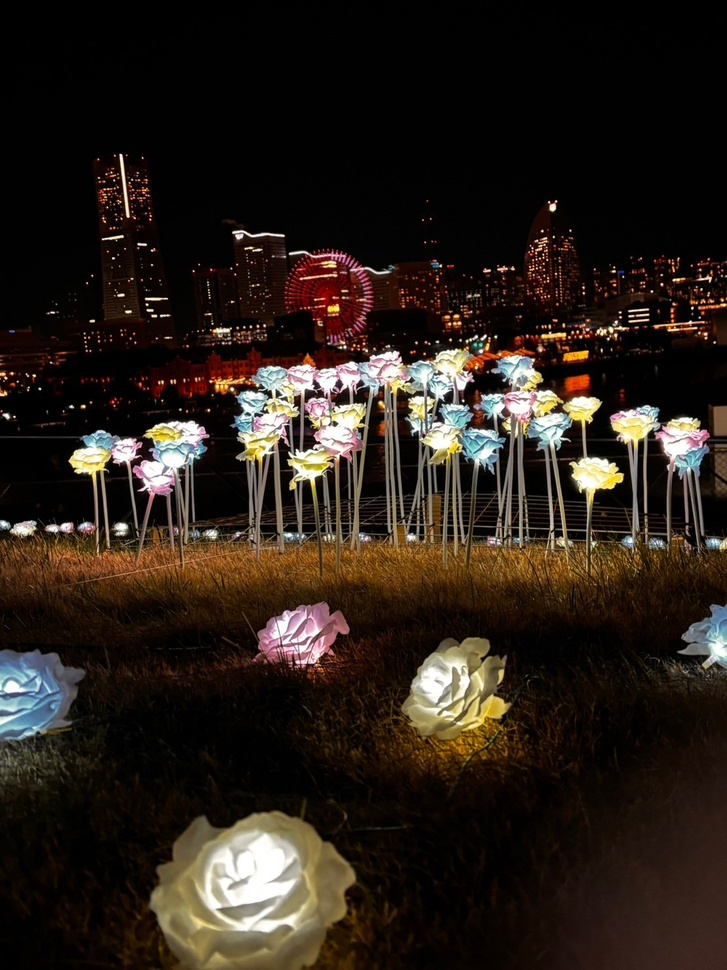
#> input picture img/flower.jpg, 727 x 970 px, shrunk from 1109 x 1479 before the run, found by its file name
$ python template.py
#> lines starting #> are read from the running program, lines starting #| are printed output that depends on the picture
import cv2
import numpy as np
from matplotlib import pyplot as plt

img = cv2.imread('img/flower.jpg',0)
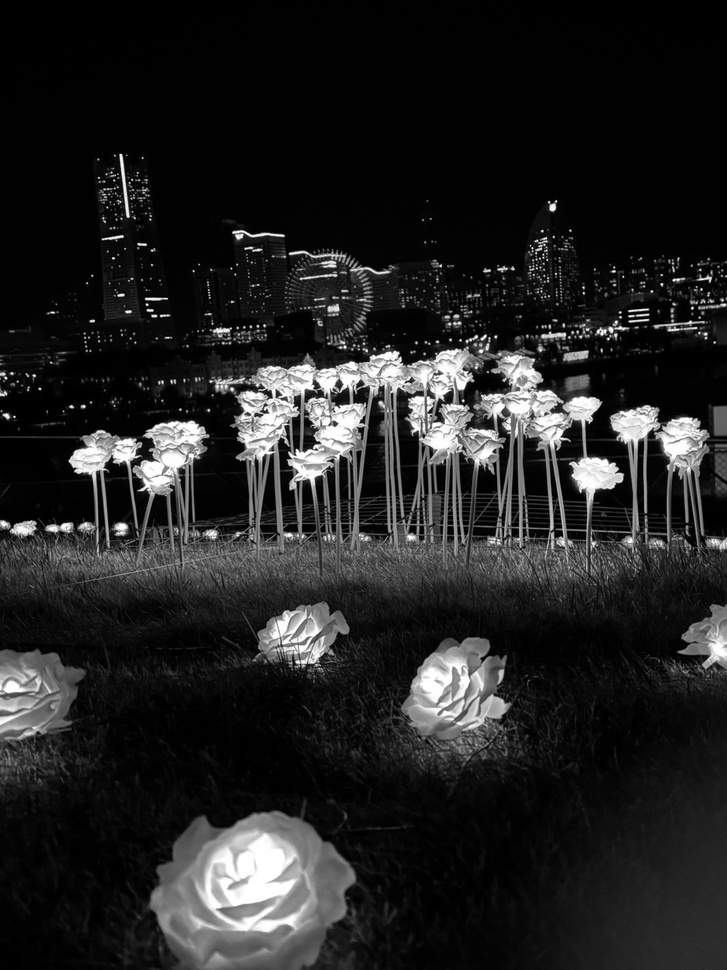
#> img: shape (970, 727); min 0, max 255, mean 34.6
img2 = img.copy()
template = cv2.imread('img/template.jpg',0)
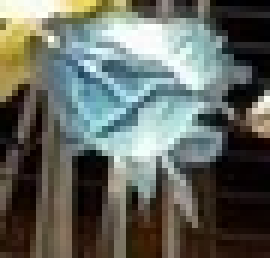
#> input picture img/template.jpg, 45 x 43 px, shrunk from 68 x 66 before the run, found by its file name (shown 6 times larger)
#> template: shape (43, 45); min 0, max 255, mean 101

w,h = template.shape[::-1]
#> w = 45; h = 43

methods = ['cv2.TM_CCOEFF', 'cv2.TM_CCOEFF_NORMED', 'cv2.TM_CCORR',
            'cv2.TM_CCORR_NORMED', 'cv2.TM_SQDIFF', 'cv2.TM_SQDIFF_NORMED']

for meth in methods:
    img = img2.copy()
    method = eval(meth)  # evalがないと文字列を変数として扱えない

    res = cv2.matchTemplate(img, template, method)
    min_val, max_val, min_loc, max_loc = cv2.minMaxLoc(res)

    if method in [cv2.TM_SQDIFF, cv2.TM_SQDIFF_NORMED]:
        top_left = min_loc
    else:
        top_left = max_loc

    bottom_right = (top_left[0] + w, top_left[1] + h)
    # 色と線の太さ
    cv2.rectangle(img, top_left, bottom_right, 255, 2)

    plt.subplot(121),plt.imshow(res,cmap = 'gray')
    plt.title('Matching Result'), plt.xticks([]), plt.yticks([])
    plt.subplot(122),plt.imshow(img,cmap = 'gray')
    plt.title('Detected Point'), plt.xticks([]), plt.yticks([])
    plt.suptitle(meth)

    plt.show()
#> this loop made 6 passes
#> (min_val, max_val, min_loc, top_left, bottom_right) on passes 1 to 4: (-8114415.5, 9000202, (642, 393), (581, 462), (626, 505)), (-0.623, 0.609, (677, 754), (527, 426), (572, 469)), (1067.9, 48755288, (54, 0), (239, 853), (284, 896)), (0.0353, 0.87, (54, 0), (662, 439), (707, 482))
#> (min_val, max_val, max_loc, top_left, bottom_right) on passes 5 to 6: (8542440, 51178584, (238, 852), (308, 895), (353, 938)), (0.295, 1, (0, 0), (662, 443), (707, 486))
#> pass 1, `res = cv2.matchTemplate(img, template, method)`:
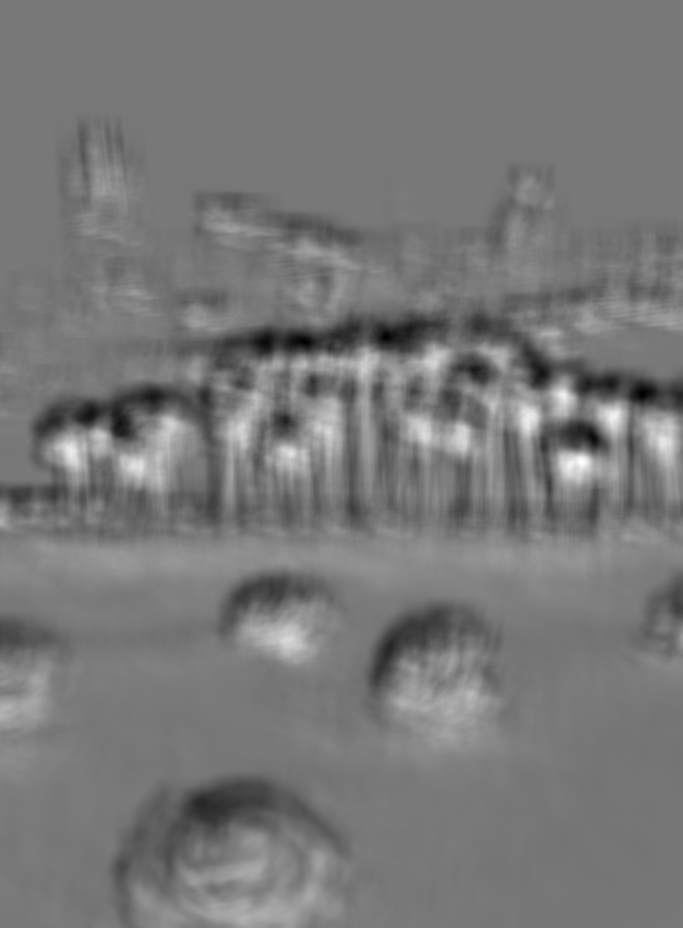
#> res: shape (928, 683) float32; min -8114415.5, max 9000202, mean -34549.9; drawn with min black and max white
#> pass 1, `plt.show()`:
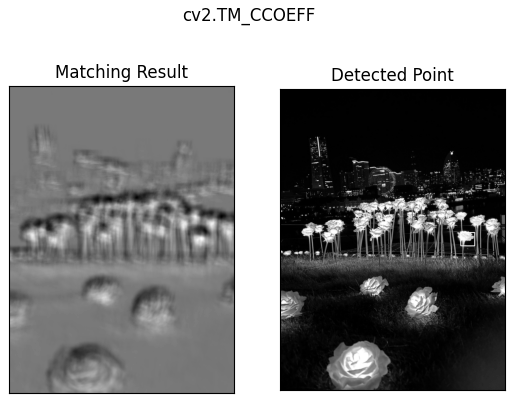
#> figure drawn by matplotlib, 2 panels
#> pass 2, `res = cv2.matchTemplate(img, template, method)`:
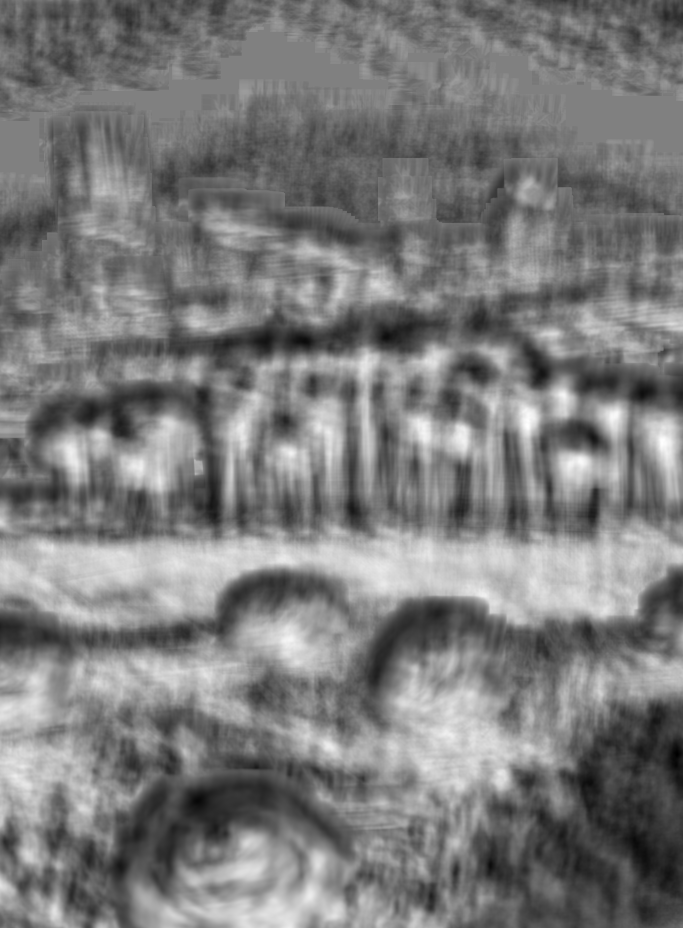
#> res: shape (928, 683) float32; min -0.623, max 0.609, mean -0.0256; drawn with min black and max white
#> pass 3, `res = cv2.matchTemplate(img, template, method)`:
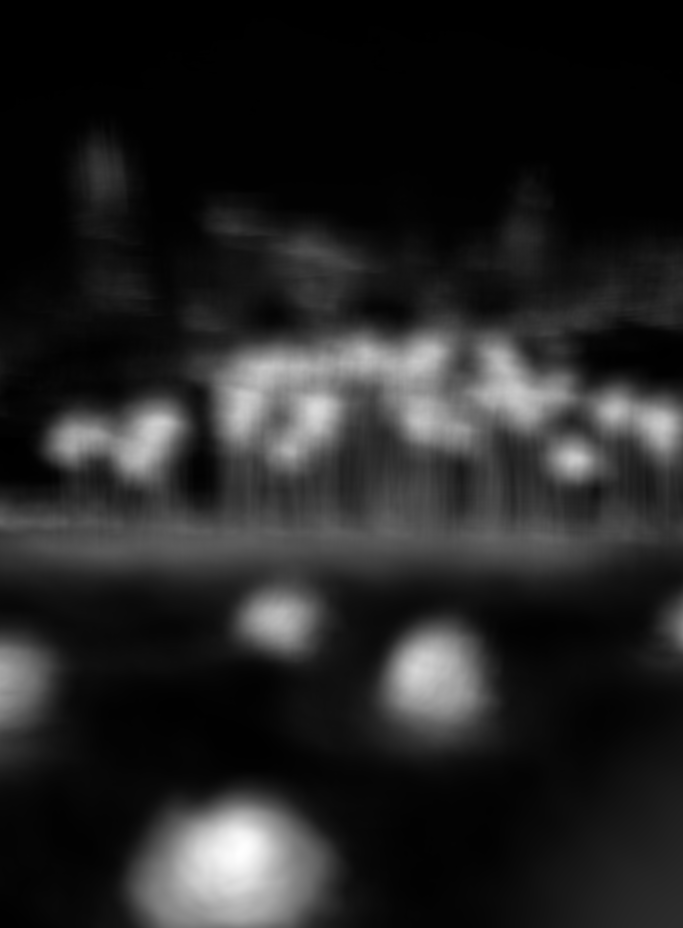
#> res: shape (928, 683) float32; min 1067.9, max 48755288, mean 6966116; drawn with min black and max white
#> after the loop:
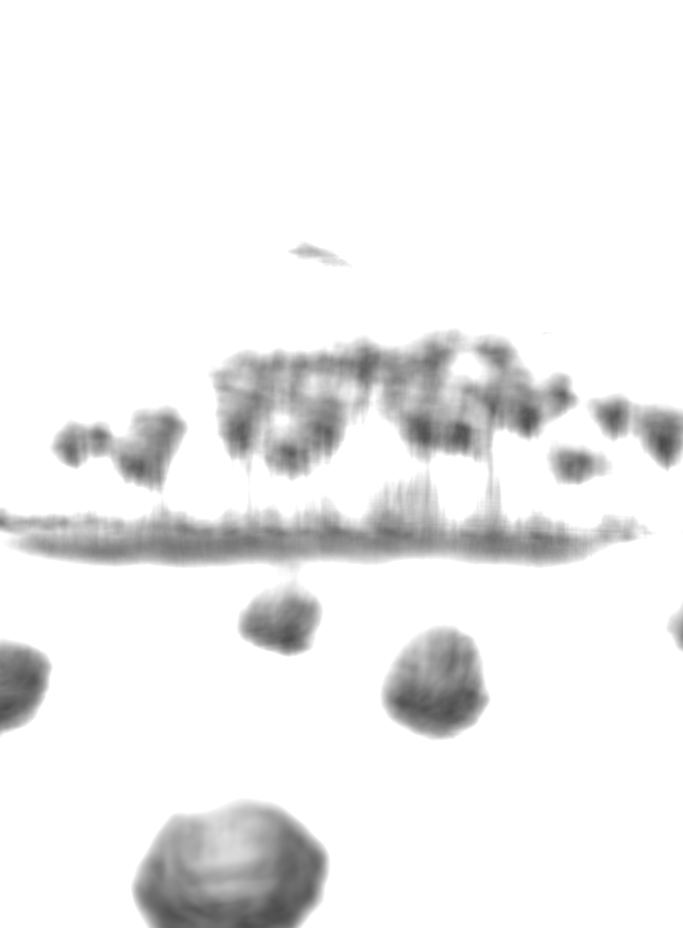
#> res: shape (928, 683) float32; min 0.295, max 1, mean 0.936

## 使用するメソッドによって検出度合いが異なる 色というより形の検出だから他の色の花も検出してしまった
methods = ['cv2.TM_CCOEFF', 'cv2.TM_CCOEFF_NORMED', 'cv2.TM_CCORR',
            'cv2.TM_CCORR_NORMED', 'cv2.TM_SQDIFF', 'cv2.TM_SQDIFF_NORMED']

img_rgb = cv2.imread('img/flower.jpg')
#> img_rgb is the input picture: shape (970, 727, 3); mean B, G, R 25.2, 32.8, 41.9
img_gray = cv2.cvtColor(img_rgb, cv2.COLOR_BGR2GRAY)
template = cv2.imread('img/template.jpg',0)
w, h = template.shape[::-1]

res = cv2.matchTemplate(img_gray,template,cv2.TM_CCOEFF_NORMED)
threshold = 0.8
loc = np.where( res >= threshold)
#> loc = (empty array, empty array)
for pt in zip(*loc[::-1]):
    cv2.rectangle(img_rgb, pt, (pt[0] + w, pt[1] + h), (0,0,255), 2)
#> this loop made 0 passes

cv2.imshow('result',img_rgb)
cv2.waitKey(0)
cv2.destroyAllWindows
